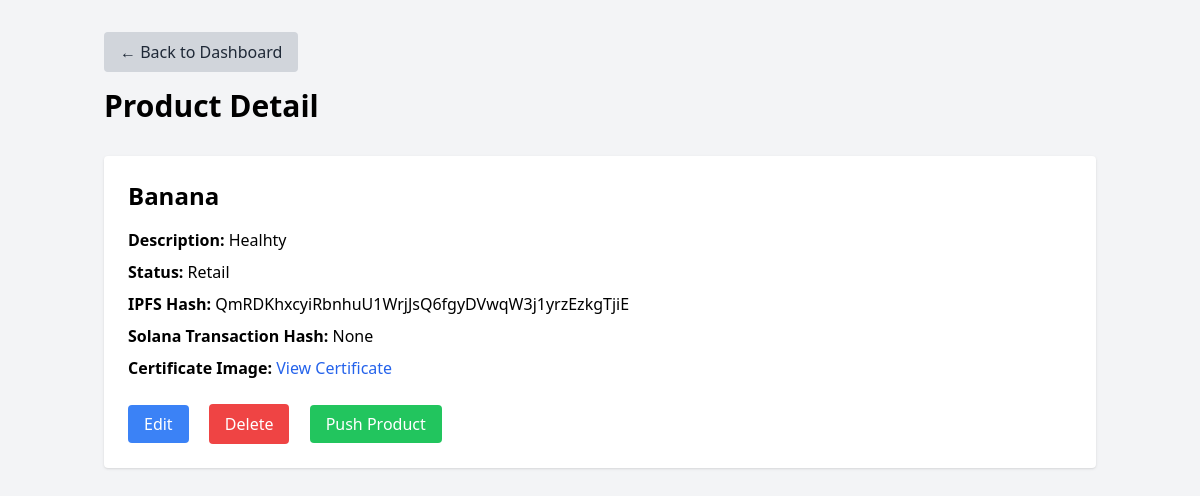
/product/17/, run on the app's committed database.
### dashboard/models.py (models this page shows, shortened)
class Product(models.Model):
    name = models.CharField(max_length=255)
    description = models.TextField()
    ipfs_hash = models.CharField(max_length=255, blank=True, null=True)
    solana_tx_hash = models.CharField(max_length=255, blank=True, null=True)
    status = models.CharField(max_length=20, choices=[
        ('Farm', 'Farm'),
        ('Processing', 'Processing'),
        ('Distribution', 'Distribution'),
        ('Retail', 'Retail')
    ])
    certificate_image = models.ImageField(upload_to='certificates/', blank=True, null=True)

### dashboard/views.py (the view)
# urls.py: path('product/<int:product_id>/', views.product_detail, name='product_detail'),
def product_detail(request, product_id):
    product = get_object_or_404(Product, pk=product_id)
    return render(request, 'dashboard/product_detail.html', {'product': product})

### dashboard/templates/dashboard/product_detail.html (shortened to what this page needs)
<!DOCTYPE html>
<html lang="en">
<head>
    <script src="https://cdn.tailwindcss.com"></script>
</head>
<body class="bg-gray-100">
    <div class="container mx-auto px-4 py-8">
        <a href="{% url 'dashboard' %}" class="inline-block mb-4 px-4 py-2 bg-gray-300 text-gray-800 rounded hover:bg-gray-400 transition duration-300">
            &larr; Back to Dashboard
        </a>
        <h1 class="text-3xl font-bold mb-8">Product Detail</h1>
        <div class="bg-white p-6 rounded shadow">
            <h2 class="text-2xl font-semibold mb-4">{{ product.name }}</h2>
            <p class="mb-2"><strong>Description:</strong> {{ product.description }}</p>
            <p class="mb-2"><strong>Status:</strong> {{ product.status }}</p>
            <p class="mb-2"><strong>IPFS Hash:</strong> {{ product.ipfs_hash }}</p>
            <p class="mb-2"><strong>Solana Transaction Hash:</strong> {{ product.solana_tx_hash }}</p>
            {% if product.certificate_image %}
                <p class="mb-2"><strong>Certificate Image:</strong> <a href="{{ product.certificate_image.url }}" class="text-blue-600 hover:underline">View Certificate</a></p>
            {% else %}
                <p class="mb-2"><strong>Certificate Image:</strong> No certificate image available</p>
            {% endif %}
            <div class="mt-6">
                <a href="{% url 'edit_product' product.id %}" class="px-4 py-2 bg-blue-500 text-white rounded hover:bg-blue-600">Edit</a>
                <form method="POST" action="{% url 'delete_product' product.id %}" class="inline-block ml-4">
                    <button type="submit" class="px-4 py-2 bg-red-500 text-white rounded hover:bg-red-600">Delete</button>
                </form>
                <a href="{% url 'push_product' product.id %}" class="ml-4 px-4 py-2 bg-green-500 text-white rounded hover:bg-green-600">Push Product</a>
            </div>
        </div>
    </div>
</body>
</html>

### data on the page
Product: name "Banana", description "Healhty", status "Retail", ipfs_hash "QmRDKhxcyiRbnhuU1WrjJsQ6fgyDVwqW3j1yrzEzkgTjiE", solana_tx_hash "None"
